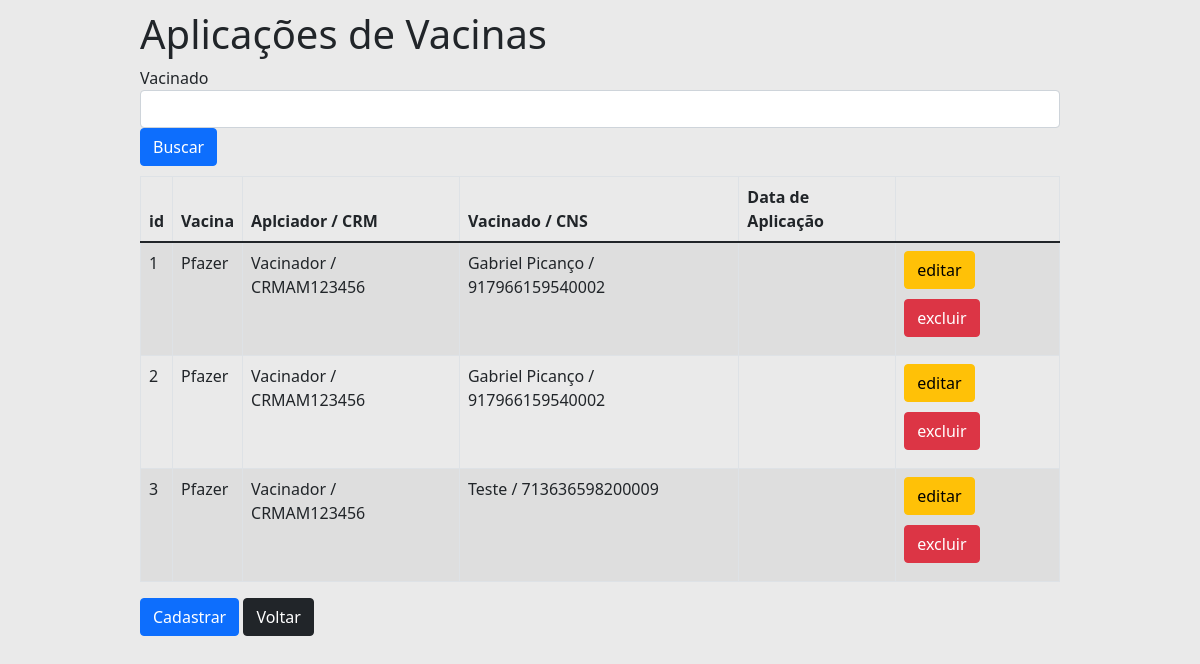
Page /aplicacao on the committed database.
### tables this page shows
CREATE TABLE "vacina"(
    "id" INTEGER PRIMARY KEY AUTOINCREMENT,
    "nome" VARCHAR(128) NOT NULL 
);

CREATE TABLE "vacinador"(
    "crm" VARCHAR(13) PRIMARY KEY, 
    "cpf" VARCHAR(11) NOT NULL UNIQUE,
    "nome" VARCHAR(128) NOT NULL,
    "dtNascimento" DATE NOT NULL
      
);

CREATE TABLE "aplicacao"(
    "id" INTEGER PRIMARY KEY AUTOINCREMENT,
    "cns" VARCHAR(15) NOT NULL,
    "crm" VARCHAR(13) NOT NULL,
    "id_vacina" INTEGER NOT NULL,
    "data" DATE,
    FOREIGN KEY (cns) REFERENCES vacinado(cns)
        ON DELETE RESTRICT
        ON UPDATE RESTRICT ,
    FOREIGN KEY (crm) REFERENCES vacinador(crm)
        ON DELETE RESTRICT 
        ON UPDATE RESTRICT,
    FOREIGN KEY (id_vacina) REFERENCES vacina(id)
        ON DELETE RESTRICT
        ON UPDATE RESTRICT
);

CREATE TABLE "vacinado"(
    "cns" VARCHAR(15) PRIMARY KEY, 
    "cpf" VARCHAR(11) NOT NULL UNIQUE,
    "nome" VARCHAR(128) NOT NULL,
    "dtNascimento" DATE NOT NULL, 
    "comorbidade" INTEGER, 
    "qtdDose" INTEGER
);

### Pyvacina.py (the view)
@app.route('/aplicacao')
def aplicacao():
    lista = aplicacao_dao.listar()
    aplicacoes = []
    for aplicacao in lista:
        aplicacao = campos_aplicacao(aplicacao, crm=aplicacao.crm, cns=aplicacao.cns, id_vacina=aplicacao.id_vacina)
        aplicacoes.append(aplicacao)
    return render_template('aplicacao/aplicacao_list.html', titulo='Aplicações de Vacinas', aplicacoes=aplicacoes)

### DAO/daoAplicacao.py (called while the page is built)
def traduz_aplicacao(aplicacao):
    def cria_aplicacao_com_tupla(tupla):
        return Aplicacao(id=tupla[0], cns=tupla[1], crm=tupla[2],
                         id_vacina=tupla[3], data=tupla[4])
    return list(map(cria_aplicacao_com_tupla, aplicacao))

    def listar(self):
        cursor = self.__db.cursor()
        cursor.execute(SQL_BUSCA_APLICACAO)
        aplicacao = traduz_aplicacao(cursor.fetchall())
        return aplicacao

### DAO/daoVacina.py (called while the page is built)
    def busca_por_id(self, id):
        cursor = self.__db.cursor()
        cursor.execute(SQL_VACINA_POR_ID, (id,))
        tupla = cursor.fetchone()
        if tupla:
            return Vacina(id=tupla[0], nome=tupla[1])
        return False

### DAO/daoVacinado.py (called while the page is built)
    def busca_por_cns(self, cns):
        cursor = self.__db.cursor()
        cursor.execute(SQL_VACINADO_POR_CNS, (cns,))
        tupla = cursor.fetchone()
        if tupla:
            return Vacinado(cns=tupla[0], cpf=tupla[1], nome=tupla[2], dtNascimento=tupla[3], comorbidade=tupla[4], qtdDose=tupla[5])
        return False

### DAO/daoVacinador.py (called while the page is built)
    def busca_por_crm(self, crm):
        cursor = self.__db.cursor()
        cursor.execute(SQL_VACINADOR_POR_CRM, (crm,))
        tupla = cursor.fetchone()
        if tupla:
            return Vacinador(crm=tupla[0], cpf=tupla[1], nome=tupla[2], dtNascimento=tupla[3])
        return False

### Pyvacina.py (called while the page is built)
def campos_aplicacao(aplicacao, crm, cns, id_vacina):
    vacinador = vacinador_dao.busca_por_crm(crm)
    vacinado = vacinado_dao.busca_por_cns(cns)
    vacina = vacina_dao.busca_por_id(id_vacina)
    vacinador.crmtemplate = vacinador.crm
    aplicacao.crm_template = vacinador.crmtemplate
    aplicacao.vacinador_nome = vacinador.nome
    aplicacao.vacina_nome = vacina.nome
    aplicacao.vacinado_nome = vacinado.nome
    return aplicacao

### model.py (called while the page is built)
    @property
    def nome(self) -> str:
        return self.__nome

    @property
    def nome(self) -> str:
        return self.__nome

    @property
    def crm(self) -> str:
        return self.__crm

    @property
    def crmtemplate(self) -> str:
        return self.__crmtemplate

    @crmtemplate.setter
    def crmtemplate(self, param):
        txt = re.search("([A-Z|a-z]{3})([A-Z|a-z]{2})([0-9]{6})", param)
        txt = f"{txt.group(1)}/{txt.group(2)} {txt.group(3)}"
        self.__crmtemplate = txt

    @property
    def nome(self):
        return self.__nome

    @property
    def id(self):
        return self.__id

    @property
    def cns(self):
        return self.__cns

    @property
    def crm(self):
        return self.__crm

### templates/aplicacao/aplicacao_list.html (shortened to what this page needs)
{% extends "templates.html" %}
{% block conteudo %}
<form action="{{ url_for('aplicacao_filtro') }}" method="post" class="needs-validation" novalidate>
     <fieldset>
        <div class="form-group has-validation">
            <label for="cpf">Vacinado</label>
            <input type="text" id="cpf" name="cpf" class="form-control" required>
            <button type="submit" class="btn btn-primary btn-salvar">Buscar</button>
        </div>
    </fieldset>
</form>
<table class="table table-striped table-responsive table-bordered">
    <thead class="thead-default">
    <tr>
        <th>id</th>
        <th>Vacina</th>
        <th>Aplciador / CRM</th>
        <th>Vacinado / CNS</th>
        <th>Data de Aplicação</th>
        <th></th>
    </tr>
    </thead>
    <tbody>
    {% for aplicacao in aplicacoes %}
    <tr>
        <td>{{ aplicacao.id }}</td>
        <td>{{ aplicacao.vacina_nome }}</td>
        <td>{{ aplicacao.vacinador_nome }} / {{aplicacao.crm}}</td>
        <td>{{ aplicacao.vacinado_nome }} / {{aplicacao.cns}}</td>
        <td>{{ aplicacao.data }}</td>
        <td>
            <a href="{{ url_for('aplicacao_editar', id = aplicacao.id) }}" class="btn btn-warning">editar</a>
            <a href="{{ url_for('aplicacao_excluir', value = aplicacao.id) }}" class="btn btn-danger">excluir</a>
        </td>
    </tr>
    {% endfor %}
    </tbody>
</table>
    <a href="{{url_for('aplicacao_novo')}}" class="btn btn-primary">Cadastrar</a>
    <a href="{{url_for('index')}}" class="btn btn-dark">Voltar</a>
{% endblock %}

### static/app.css (style rules this page uses)
body { padding: 10px; background-color: rgba(232, 232, 232, 0.91) }
.btn { margin-bottom: 10px; }

### rows in the picture
vacina: vacina_nome "Pfazer" "Pfazer" "Pfazer"
vacinador: vacinador_nome "Vacinador" "Vacinador" "Vacinador"
aplicacao: crm "CRMAM123456", cns "917966159540002"
vacinado: vacinado_nome "Gabriel Picanço" "Gabriel Picanço"
aplicacao: crm "CRMAM123456", cns "917966159540002"
aplicacao: crm "CRMAM123456", cns "713636598200009"
vacinado: vacinado_nome "Teste"

### other values in the picture
{{ titulo }} "Aplicações de Vacinas"
{{ aplicacao.id }} "1" "2" "3"
